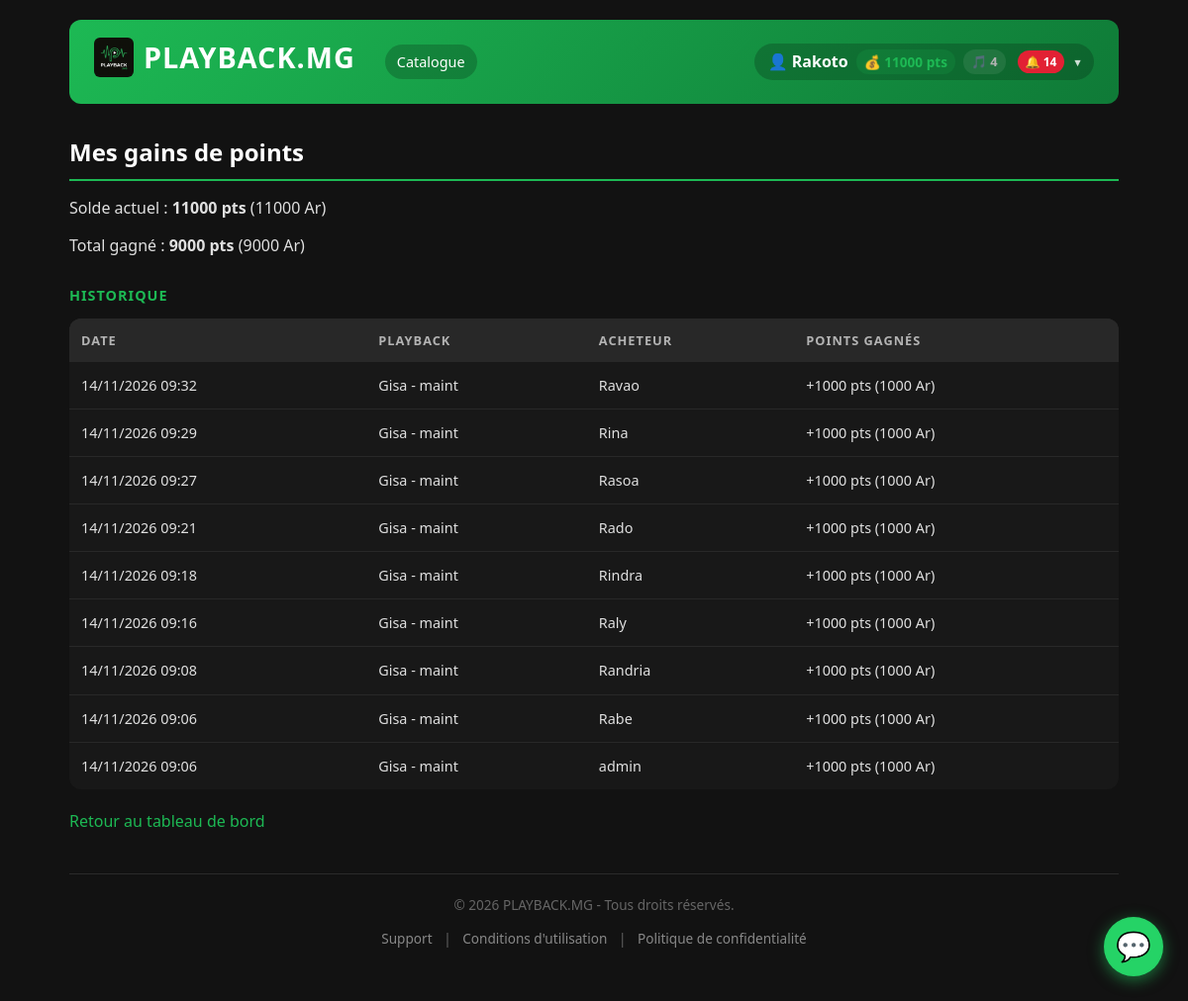
Page /mes-gains (signed in) on the committed database.
### app.py (models this page shows, shortened)
class User(UserMixin, db.Model):
    id = db.Column(db.Integer, primary_key=True)
    username = db.Column(db.String(80), unique=True, nullable=False)
    phone = db.Column(db.String(20), nullable=False)
    password_hash = db.Column(db.String(200), nullable=False)
    is_admin = db.Column(db.Boolean, default=False)
    is_blocked = db.Column(db.Boolean, default=False, nullable=False)
    points = db.Column(db.Integer, nullable=False, default=0)
    playbacks = db.relationship('Playback', backref='creator', lazy=True)

class PointGain(db.Model):
    id = db.Column(db.Integer, primary_key=True)
    user_id = db.Column(db.Integer, db.ForeignKey('user.id'), nullable=False)
    playback_id = db.Column(db.Integer, db.ForeignKey('playback.id'), nullable=False)
    buyer_id = db.Column(db.Integer, db.ForeignKey('user.id'), nullable=False)
    amount = db.Column(db.Integer, nullable=False, default=1000)
    created_at = db.Column(db.DateTime, server_default=db.func.now())
    user = db.relationship('User', foreign_keys=[user_id], backref='point_gains')
    buyer = db.relationship('User', foreign_keys=[buyer_id])
    playback = db.relationship('Playback', backref='point_gains')

class Playback(db.Model):
    id = db.Column(db.Integer, primary_key=True)
    title = db.Column(db.String(120), nullable=False)
    price = db.Column(db.Integer, nullable=False, default=9000)
    owner_count = db.Column(db.Integer, nullable=False, default=1)
    is_free = db.Column(db.Boolean, default=False)
    is_private = db.Column(db.Boolean, default=False, nullable=False)  # 🆕
    creator_id = db.Column(db.Integer, db.ForeignKey('user.id'), nullable=False)
    demo_url = db.Column(db.String(500), nullable=True)
    demo_source = db.Column(db.String(20), nullable=True)
    full_url = db.Column(db.String(500), nullable=True)
    full_source = db.Column(db.String(20), nullable=True)

### app.py (the view)
@app.route('/mes-gains')
@login_required
def mes_gains():
    gains = PointGain.query.filter_by(user_id=current_user.id).order_by(PointGain.id.desc()).all()
    total = sum(g.amount for g in gains)
    return render_template('mes_gains.html', gains=gains, total=total)

### app.py (called while the page is built)
@login_manager.user_loader
def load_user(user_id):
    return db.session.get(User, int(user_id))

@app.context_processor
def inject_notifications():
    if current_user.is_authenticated:
        unread = Notification.query.filter_by(user_id=current_user.id, is_read=False).count()
        return {'unread_notifications': unread}
    return {'unread_notifications': 0}

### templates/mes_gains.html
{% extends "base.html" %}
{% block content %}
<h2>Mes gains de points</h2>
<p>Solde actuel : <strong>{{ current_user.points }} pts</strong> ({{ current_user.points }} Ar)</p>
<p>Total gagné : <strong>{{ total }} pts</strong> ({{ total }} Ar)</p>
{% if gains %}
<h3>Historique</h3>
<table class="responsive-table">
    <thead>
        <tr><th>Date</th><th>Playback</th><th>Acheteur</th><th>Points gagnés</th></tr>
    </thead>
    <tbody>
    {% for g in gains %}
    <tr>
        <td data-label="Date">{{ g.created_at.strftime("%d/%m/%Y %H:%M") if g.created_at else "—" }}</td>
        <td data-label="Playback">{{ g.playback.title if g.playback else "—" }}</td>
        <td data-label="Acheteur">{{ g.buyer.username if g.buyer else "—" }}</td>
        <td data-label="Points gagnés">+{{ g.amount }} pts ({{ g.amount }} Ar)</td>
    </tr>
    {% endfor %}
    </tbody>
</table>
{% else %}
<p>Vous n'avez encore rien gagné. Vos gains apparaîtront ici quand quelqu'un achètera un playback que vous possédez.</p>
{% endif %}
<p><a href="/dashboard">Retour au tableau de bord</a></p>
{% endblock %}

### templates/base.html (shortened to what this page needs)
<!doctype html>
<html lang="fr">
  <head>
    <link
      rel="stylesheet"
      href="{{ url_for('static', filename='style.css') }}"
    />
  </head>
  <body>
    <header>
      <div class="header-left">
        <h1>
          <a href="/" class="logo-link">
            <img
              src="{{ url_for('static', filename='logo.png') }}"
              alt="PLAYBACK.MG"
              class="logo"
            />
            <span class="logo-text">PLAYBACK.MG</span>
          </a>
        </h1>
        <nav class="desktop-nav">
          <a href="/catalogue">Catalogue</a>
        </nav>
      </div>
      <div class="header-right">
        {% if current_user.is_authenticated %}
        <div class="user-menu desktop-only" id="userMenu">
          <span class="user-name" id="userName" tabindex="0">
            👤 {{ current_user.username }}
            <span class="user-points">💰 {{ current_user.points }} pts</span>
            <span class="user-playbacks"
              >🎵 {{ current_user.purchases|length }}</span
            >
            {% if unread_notifications > 0 %}
            <span class="notif-badge">🔔 {{ unread_notifications }}</span>
            {% endif %}
            <span class="arrow">▾</span>
          </span>
        </div>
        {% else %}
        <div class="auth-links desktop-only">
          <a href="/login">Connexion</a>
          <a href="/register" class="btn-register">Inscription</a>
        </div>
        {% endif %}
      </div>
    </header>
    <main>{% block content %}{% endblock %}</main>
    <footer>
      <p>© 2026 PLAYBACK.MG - Tous droits réservés.</p>
      <p>
        <a href="/support">Support</a> |
        <a href="/cgu">Conditions d'utilisation</a> |
        <a href="/confidentialite">Politique de confidentialité</a>
      </p>
    </footer>
    <div class="whatsapp-float" id="whatsappFloat">
      <button
        class="whatsapp-toggle"
        id="whatsappToggle"
        aria-label="Contacter le support"
      >
        💬
      </button>
    </div>
  </body>
</html>

### rows in the picture
User: username "Rakoto", points "11000"
PointGain: created_at "14/11/2026 09:32", playback "Gisa - maint", buyer "Ravao", amount "1000"
PointGain: created_at "14/11/2026 09:29", playback "Gisa - maint", buyer "Rina", amount "1000"
PointGain: created_at "14/11/2026 09:27", playback "Gisa - maint", buyer "Rasoa", amount "1000"
PointGain: created_at "14/11/2026 09:21", playback "Gisa - maint", buyer "Rado", amount "1000"
PointGain: created_at "14/11/2026 09:18", playback "Gisa - maint", buyer "Rindra", amount "1000"
PointGain: created_at "14/11/2026 09:16", playback "Gisa - maint", buyer "Raly", amount "1000"
PointGain: created_at "14/11/2026 09:08", playback "Gisa - maint", buyer "Randria", amount "1000"
PointGain: created_at "14/11/2026 09:06", playback "Gisa - maint", buyer "Rabe", amount "1000"
PointGain: created_at "14/11/2026 09:06", playback "Gisa - maint", buyer "admin", amount "1000"

### other values in the picture
{{ current_user.purchases|length }} "4"
{{ unread_notifications }} "14"
{{ total }} "9000"
